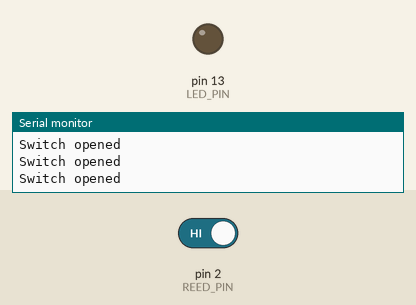
Recording of a sketch running on a simulated Arduino Uno, built with avr-gcc and run on an emulated ATmega328P. On the bench: output pins drawn as LEDs (lit = HIGH), the last lines printed to the serial monitor. The test bench sets the inputs (shaded band); at power-on: pin 2 (REED_PIN) HIGH.

Above: at 1.2 s.
1.3 s: pin 2 (REED_PIN) driven LOW
At 1.7 s:
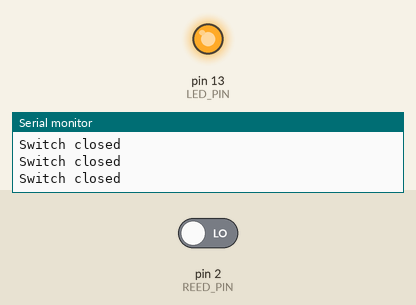
2.8 s: pin 2 (REED_PIN) driven HIGH
At 3.9 s:
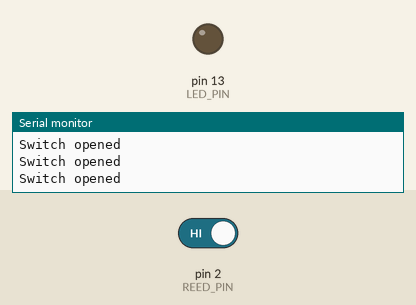
Timing chart, 0 to 5.8 s (numbered marks = the images above; inputs shaded):
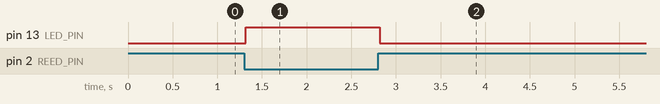

Measured:
- after the input at 1.3 s, pin 13 (LED_PIN): LOW → HIGH at once
- after the input at 2.8 s, pin 13 (LED_PIN): HIGH → LOW at once

The sketch:

test_reed_switch.ino
```cpp
const int REED_PIN = 2;  // Pin connected to reed switch
const int LED_PIN = 13; // LED pin

void setup() {
  Serial.begin(9600);
  pinMode(REED_PIN, INPUT_PULLUP);  // Enable internal pull-up for the reed switch
  pinMode(LED_PIN, OUTPUT);
}

void loop() {
  int proximity = digitalRead(REED_PIN); // Read the state of the switch

  // If the pin reads low, the switch is closed.
  if (proximity == LOW) {
    Serial.println("Switch closed");
    digitalWrite(LED_PIN, HIGH);  // Turn the LED on
  }
  else {
    Serial.println("Switch opened");
    digitalWrite(LED_PIN, LOW);   // Turn the LED off
  }
}
```
